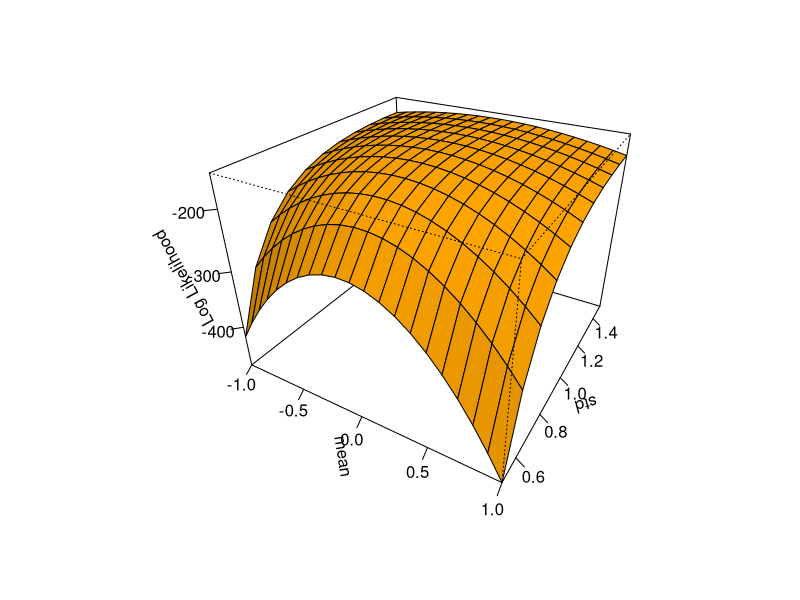

Reproduce this figure in R.
set.seed(500)
library(ggplot2)
normal_LL <- function(mean,std) {
	# LL: Log of likelihood of a normal distribution,
    # x - set of observations. Should be initialized before MLE
  LL=0
  for (xi in x){
    LL =LL-0.5*log(2*pi)-log(std)-0.5*((xi-mean)/std)^2
  }
  LL
}
mean <- seq(-1, 1, by = 0.1)
std  <- seq(0.5, 1.5, by = 0.1)
x = rnorm(100,0,1)
z <- outer(mean, std, normal_LL)  ## evaluation on grid; obtain a matrix `z`
persp(mean, std, z, xlim=range(mean), ylim=range(std), zlim= range(z),
	  xlab="mean", ylab="std", zlab="Log Likelihood",
	  ltheta=45, lphi=60, r=2, expand=0.75, theta=30, phi=30,
	  ticktype="detailed", col="orange", shade=0.75)

par<- which(z == max(z), arr.ind = TRUE)
EstPar= c(mean[par[1]],std[par[2]])
Max_LL=max(z)
sprintf("Max_LL=%7.2f belongs to Est.mean=%3.1f and Est.std=%3.1f", Max_LL, EstPar[1],EstPar[2])
sprintf("Open the below pdf and look at the generated plot")
